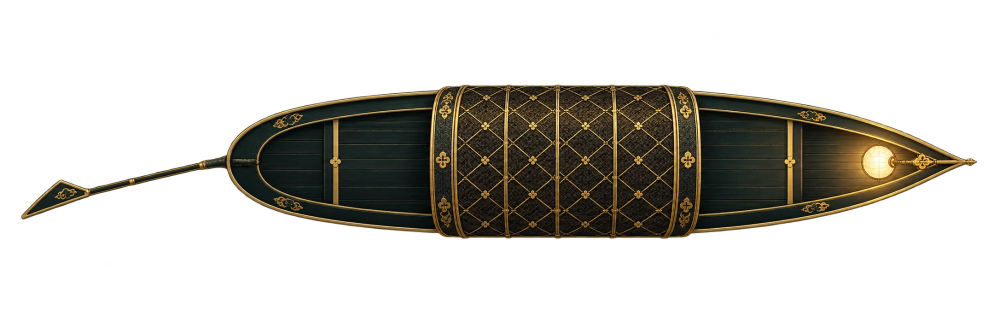
#> input picture tools/src-img/boat-top.webp, 2000 x 667 px (shown at 1/2 size)
$ python build_boat.py
#> lines starting #> are read from the running program, lines starting #| are printed output that depends on the picture; after the words box and inside, x2 and y2 are one past the last pixel; in counts of white or black regions, pixels touching at a corner belong together
"""
把俯视小舟原图拆成「船身」和「船橹」两张图（船橹单独摇动），并生成「相逢」里第二条船的墨蓝配色。

  python3 tools/build_boat.py

输入：tools/src-img/boat-top.webp（透明背景，船头朝右）
输出：dist/assets/img/boat.webp  boat-blue.webp  oar.webp
依赖：pillow numpy
"""
from pathlib import Path
import colorsys
import json
import numpy as np
from PIL import Image

ROOT = Path(__file__).resolve().parent.parent
SRC = ROOT / "tools/src-img/boat-top.webp"
OUT = ROOT / "dist/assets/img"
CUT = 452          # 船尾与船橹的分界（原图像素 x）
SCALE = 0.62       # 输出缩放（够 2 倍屏使用）


def bbox(alpha, thr=8):
    ys, xs = np.where(alpha > thr)
    return xs.min(), ys.min(), xs.max() + 1, ys.max() + 1


def save(arr, name):
    im = Image.fromarray(arr)
    im = im.resize((round(im.width * SCALE), round(im.height * SCALE)), Image.LANCZOS)
    im.save(OUT / name, "WEBP", quality=88, method=6)
    print("wrote", name, im.size, (OUT / name).stat().st_size // 1024, "KB")


def recolor_blue(a):
    """船身的墨绿 → 墨蓝；金色等其他颜色不动。"""
    rgb = a[..., :3].astype(np.float32) / 255
    mx, mn = rgb.max(-1), rgb.min(-1)
    d = mx - mn + 1e-6
    r, g, b = rgb[..., 0], rgb[..., 1], rgb[..., 2]
    h = np.where(mx == r, ((g - b) / d) % 6, np.where(mx == g, (b - r) / d + 2, (r - g) / d + 4)) * 60
    s = np.where(mx > 0, d / (mx + 1e-6), 0)
    lum = r * 0.299 + g * 0.587 + b * 0.114
    sm = lambda e0, e1, v: np.clip((v - e0) / (e1 - e0), 0, 1) ** 2 * (3 - 2 * np.clip((v - e0) / (e1 - e0), 0, 1))
    hd = np.minimum(np.abs(h - 42), 360 - np.abs(h - 42))
    w_gold = np.exp(-(hd / 24) ** 2) * sm(0.12, 0.35, s)   # 金色 / 灯光：保留
    w = (1 - w_gold) * (1 - sm(0.5, 0.75, lum))            # 亮部（灯芯）：保留
    tint = np.array([0.55, 0.78, 1.35], dtype=np.float32)   # 墨蓝，亮度不变
    blue = np.clip(lum[..., None] * tint, 0, 1)
    out = rgb * (1 - w[..., None]) + blue * w[..., None]
    res = a.copy()
    res[..., :3] = (out * 255 + 0.5).astype(np.uint8)
    return res


def main():
    a = np.asarray(Image.open(SRC).convert("RGBA")).copy()
#> a is the input picture: shape (667, 2000, 4); mean R, G, B, A 17.3, 15.1, 9.7, 68.7
    H, W = a.shape[:2]
#> H = 667; W = 2000
    x = np.arange(W)[None, :]
    feather = np.clip((x - CUT + 2) / 4, 0, 1)  # 4px 柔和过渡

    hull = a.copy()
    hull[..., 3] = (hull[..., 3] * feather).astype(np.uint8)
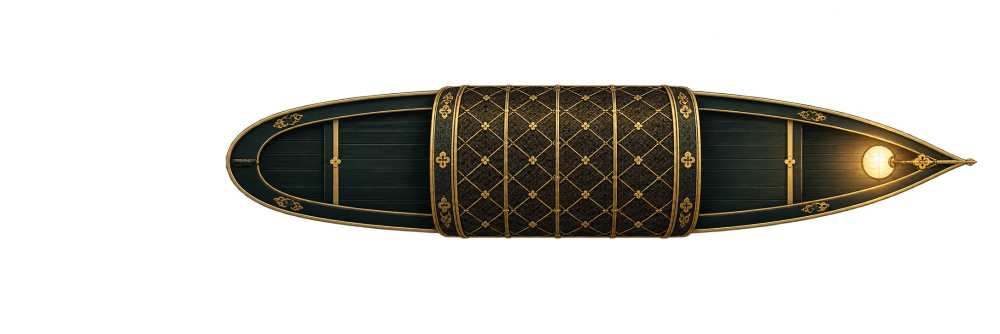
#> hull: shape (667, 2000, 4) (shown at 1/2 size); 1.06% of pixels changed, all inside (x1, y1, x2, y2) = (0, 25, 454, 608); transparent parts drawn white
    oar = a.copy()
    oar[..., 3] = (oar[..., 3] * (1 - feather)).astype(np.uint8)
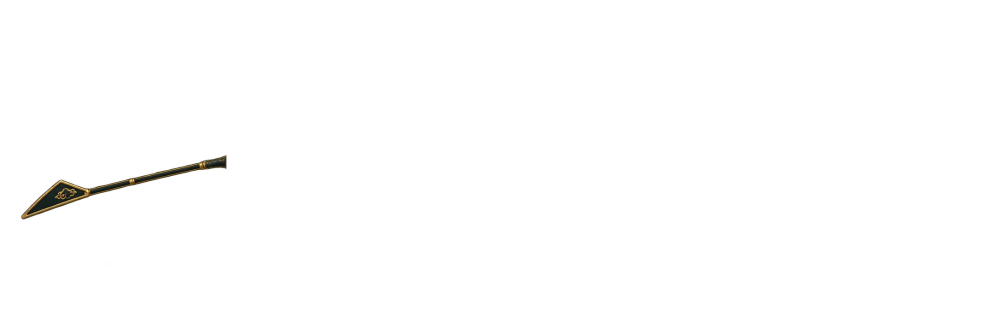
#> oar: shape (667, 2000, 4) (shown at 1/2 size); mean R, G, B, A 17.3, 15.1, 9.7, 1.6; transparent parts drawn white

    hb = bbox(hull[..., 3])
#> hb = (451, 168, 1955, 478)
    ob = bbox(oar[..., 3])
#> ob = (42, 308, 454, 440)
    # 船身中心：船身包围盒的中点（y 用整船的中线）
    cx = (hb[0] + hb[2]) / 2
#> cx = 1203
    cy = (hb[1] + hb[3]) / 2
#> cy = 323
    pivot = (CUT, int(np.mean(np.where(a[:, CUT - 6, 3] > 60)[0])))
#> pivot = (452, 323)

    save(hull[hb[1]:hb[3], hb[0]:hb[2]], "boat.webp")
#| wrote boat.webp (932, 192) 59 KB
    save(recolor_blue(hull)[hb[1]:hb[3], hb[0]:hb[2]], "boat-blue.webp")
#> in recolor_blue, `hd = np.minimum(np.abs(h - 42), 360 - np.abs(h - 42))`:
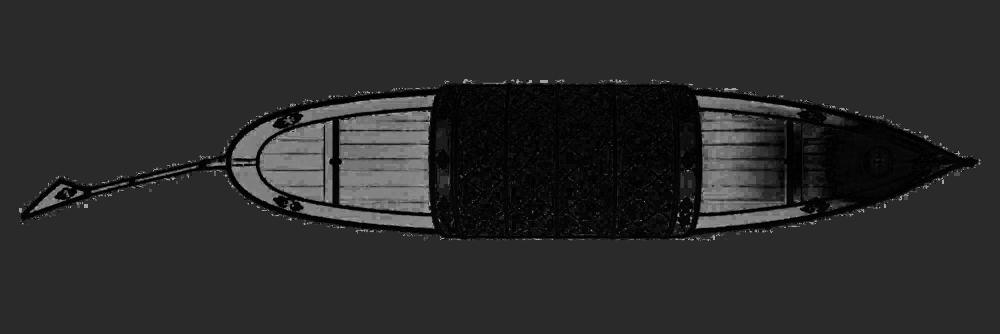
#> hd: shape (667, 2000) float32 (shown at 1/2 size); min 6.48e-05, max 178.4, mean 41.9
#> in recolor_blue, `w_gold = np.exp(-(hd / 24) ** 2) * sm(0.12, 0.35, s)`:
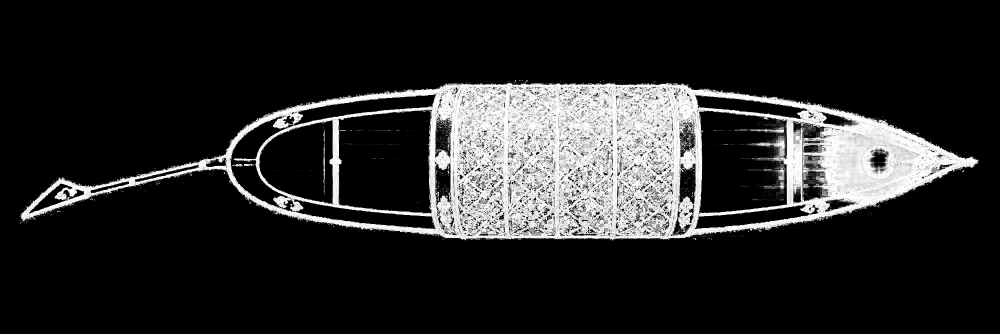
#> w_gold: shape (667, 2000) float32 (shown at 1/2 size); min 0, max 1, mean 0.155
#> in recolor_blue, `blue = np.clip(lum[..., None] * tint, 0, 1)`:
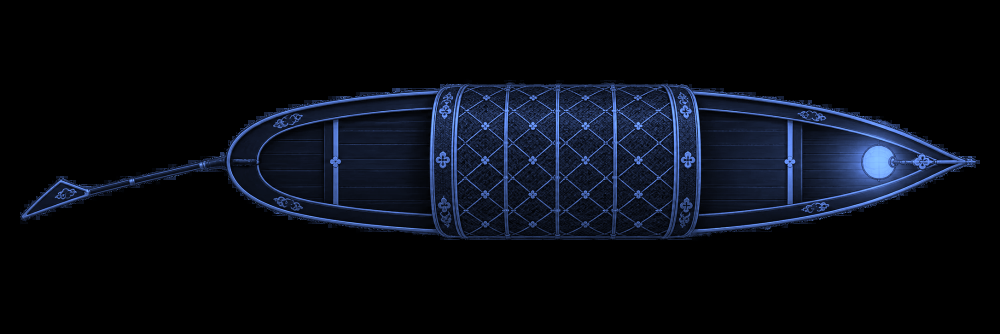
#> blue: shape (667, 2000, 3) float32 (shown at 1/2 size); mean of channels 0, 1, 2 0.0327, 0.0463, 0.0791; drawn as R, G, B
#> call 2 of save, with name = 'boat-blue.webp'
#> in save (call 2), `im = im.resize((round(im.width * SCALE), round(im.height * SCALE)), Im..`:
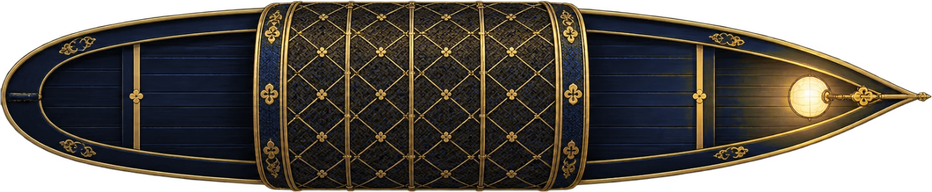
#> im: PIL image 932x192 RGBA; mean R, G, B, A 42.6, 37.8, 30.9, 191.8; transparent parts drawn white
#| wrote boat-blue.webp (932, 192) 59 KB
    save(oar[ob[1]:ob[3], ob[0]:ob[2]], "oar.webp")
#> call 3 of save, with name = 'oar.webp'
#> in save (call 3), `im = im.resize((round(im.width * SCALE), round(im.height * SCALE)), Im..`:
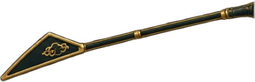
#> im: PIL image 255x82 RGBA; mean R, G, B, A 13.3, 11.2, 6.4, 40.2; transparent parts drawn white
#| wrote oar.webp (255, 82) 6 KB

    # 船头小灯的位置
    lum = a[..., :3].astype(int).sum(-1) * (a[..., 3] > 200)
    ly, lx = np.unravel_index(lum.argmax(), lum.shape)
#> ly = 317; lx = 1751

    geo = {"hull": [int(v) for v in hb], "oar": [int(v) for v in ob], "pivot": [int(v) for v in pivot],
           "lamp": [int(lx), int(ly)], "center": [cx, cy]}
#> geo = {'hull': [451, 168, 1955, 478], 'oar': [42, 308, 454, 440], 'pivot': [452, 323], 'lamp': [1751, 317], 'center': [1203, 323]}
    print(json.dumps(geo))
#| {"hull": [451, 168, 1955, 478], "oar": [42, 308, 454, 440], "pivot": [452, 323], "lamp": [1751, 317], "center": [1203.0, 323.0]}


if __name__ == "__main__":
    main()
